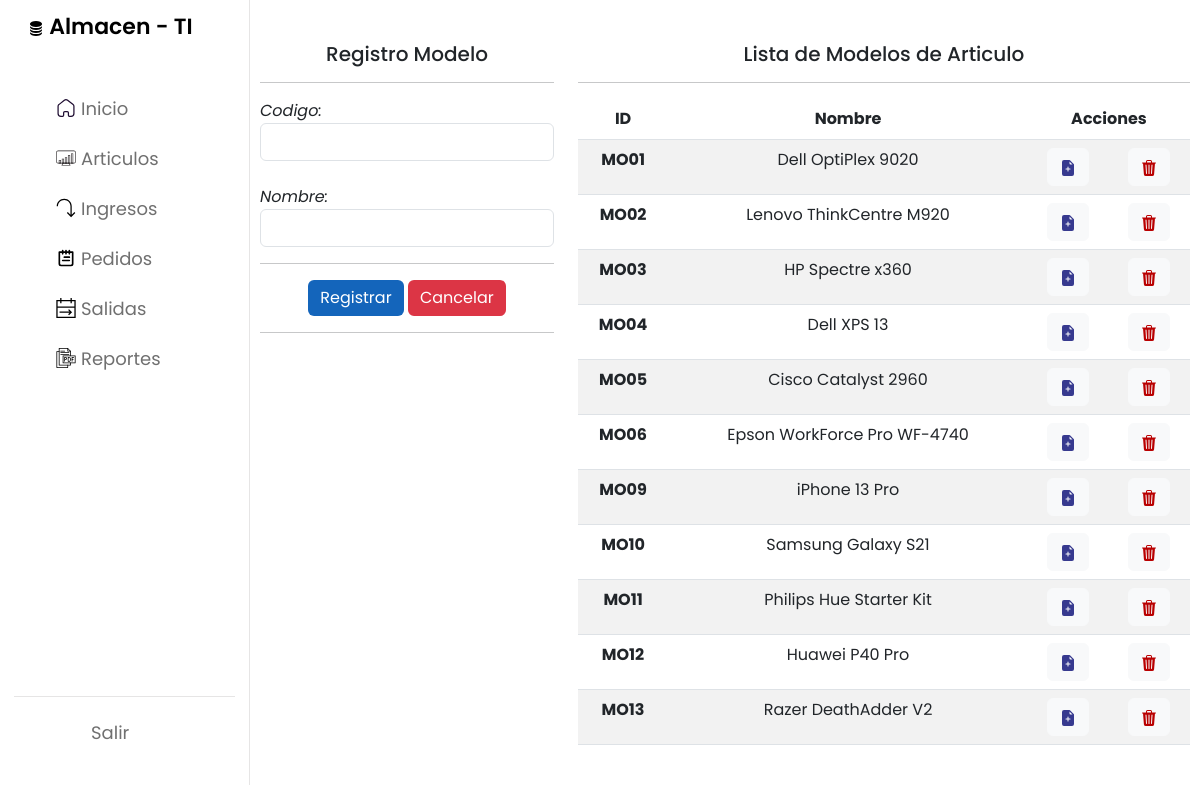
Screenshot of /modelo (signed in) with the database file from the repository.
### Almacen/models.py (models this page shows, shortened)
class Modelo(models.Model):
    codigo=models.CharField(primary_key=True, max_length=6)
    nombre=models.CharField(max_length=60)

### Almacen/views.py (the view)
# urls.py: path('modelo',views.modelo,name='modelo'),
@login_required
def modelo(request):
    modelos = Modelo.objects.all()
    context = {"modelos":modelos}
    return render(request, template_gestion_modelo,context)

### Almacen/templates/articulo/modelo/GestionModelo.html (shortened to what this page needs)
{% extends 'base/index.html' %}
{% block content %}
<div class="row pt-3">
    <div class="col-4 pt-3">
        <h5 class=" text-center">Registro Modelo</h5>
        <hr>
        <form action="/modelo/registrarmodelo" method="post">
            <div class="row">
                <div class="col">
                    <div>
                        <label><em>Codigo:</em></label>
                        <input type="text" name="txtCodigo" class="form-control">
                    </div><br>
                    <div>
                        <label><em>Nombre:</em></label>
                        <input type="text" name="txtNombre" class="form-control">
                    </div>
                </div>
            </div>
            <hr>
            <div class="text-center d-grid gap-2 d-md-block">
                <button class="btnsave btn btn-success" type="submit">Registrar</button>
                <button class="btndelete btn btn-danger" type="reset">Cancelar</button>
            </div>
            <hr>
        </form>
    </div>
    <div class="col-8 pt-3 text-center">
        <h5>Lista de Modelos de Articulo</h5>
        <hr>
        <table class="table table-striped table-hover">
            <thead>
                <tr>
                    <th scope="col">ID</th>
                    <th scope="col">Nombre</th>
                    <th scope="col" colspan="2">Acciones</th>
                </tr>
            </thead>
            <tbody>
                {% for mod in modelos %}
                <tr>
                    <th scope="row">{{mod.codigo}}</th>
                    <td>{{mod.nombre}}</td>
                    <td>
                        <button type="button" class="btn btn-light">
                            <a class="editar" href="/modelo/edicionmodelo/{{mod.codigo}}">
                            </a>
                        </button>
                    </td>
                    <td>
                        <button type="button" class="btn btn-light">
                            <a class="eliminar" href="/modelo/eliminarmodelo/{{mod.codigo}}">
                            </a>
                        </button>
                    </td>
                </tr>
                {% endfor %}
            </tbody>
        </table>
    </div>
</div>
{% endblock %}

### Almacen/static/css/style.css (style rules this page uses)
body { background-color: #e7e7e7; }
.editar { text-decoration: none; color: #373a8f; }
.eliminar { text-decoration: none; color: rgb(185, 0, 0); }
.btnsave { background-color: #1465bb; border: none; }
.btndelete { border: none; }

### Almacen/static/css/estilo.css (style rules this page uses)
* { margin: 0; padding: 0; box-sizing: border-box; font-family: 'Poppins', sans-serif; }
:root { --primary-color: #ffffff; --panel-color: #FFF; --text-color: #000000; --boxtext-color: #ffffff; --black-light-color: #707070; --border-color: #e6e5e5; --toggle-color: #DDD; --box1-color: #003785; --box2-color: #1465bb; --box3-color: #003785; --title-icon-color: #fff; --tran-05: all 0.5s ease; --tran-03: all 0.3s ease; --tran-03: all 0.2s ease; }
body { min-height: 100vh; background-color: var(--primary-color); }

### rows the page displays
Modelo: codigo "MO01", nombre "Dell OptiPlex 9020"
Modelo: codigo "MO02", nombre "Lenovo ThinkCentre M920"
Modelo: codigo "MO03", nombre "HP Spectre x360"
Modelo: codigo "MO04", nombre "Dell XPS 13"
Modelo: codigo "MO05", nombre "Cisco Catalyst 2960"
Modelo: codigo "MO06", nombre "Epson WorkForce Pro WF-4740"
Modelo: codigo "MO09", nombre "iPhone 13 Pro"
Modelo: codigo "MO10", nombre "Samsung Galaxy S21"
Modelo: codigo "MO11", nombre "Philips Hue Starter Kit"
Modelo: codigo "MO12", nombre "Huawei P40 Pro"
Modelo: codigo "MO13", nombre "Razer DeathAdder V2"
